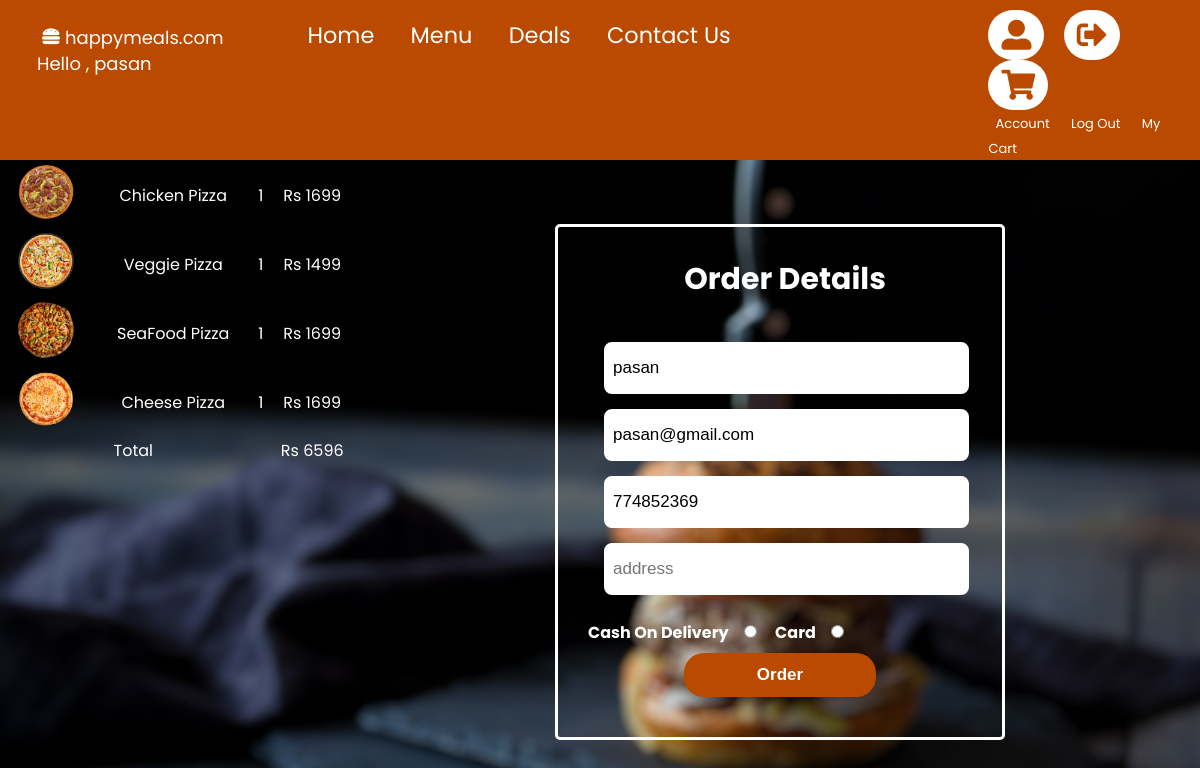
The app's page /order.php?id=pasan (signed in) with its own data.
### tables this page shows
CREATE TABLE `cart` (
  `id` int(11) NOT NULL,
  `user_id` int(11) NOT NULL,
  `user_name` varchar(255) NOT NULL,
  `food_image` varchar(255) NOT NULL,
  `food_id` int(11) NOT NULL,
  `food_item` varchar(255) NOT NULL,
  `food_catagory` varchar(255) NOT NULL,
  `price` int(11) NOT NULL,
  `qty` int(11) NOT NULL
);

CREATE TABLE `users` (
  `id` int(11) NOT NULL,
  `username` varchar(255) NOT NULL,
  `phoneNo` int(11) NOT NULL,
  `email` varchar(255) NOT NULL,
  `password` varchar(255) NOT NULL,
  `userType` varchar(255) NOT NULL
);

### order.php (the view, shortened to what this page needs)
<?php
    include 'config.php';
    if(!isset($_SESSION['username']))
     {
        $_SESSION['login'] = "Please Log in to system";
        header("Location:login.php");
     }
     else
     {
         include('usernavbar.php');
     }
    $username = $_SESSION['username'];
    $sql = "SELECT * FROM users WHERE username = '$username' limit 1";
    $result = mysqli_query($conn,$sql);
    if($result)
    {
        while($row = mysqli_fetch_array($result))
        {
            $email = $row['email'];
            $phoneNo = $row['phoneNo'];
        }
    }
?>
<!DOCTYPE html>
<html lang="en">
<head>
    <link rel="stylesheet" href="style/footer.css">
    <link rel="stylesheet"type = "text/css" href="https://cdnjs.cloudflare.com/ajax/libs/font-awesome/5.15.4/css/all.min.css">
</head>
<body>
<div class="order">
            <table>
                <?php
                    $id = $_GET['id'];
                    $sql = "SELECT * FROM cart WHERE user_name = '$id'  OR id = '$id'";
                    $result = mysqli_query($conn,$sql);
                    if($result)
                    {
                        while($row = mysqli_fetch_array($result))
                        {
                            ?>
                            <tr>
                            <td><img src="Images/<?=$row['food_image']?>" alt="Image" srcset="" width = "60px" height = "60px"></td>
                            <td><?php  echo $row['food_item'];?></td>
                            <td><?php  echo $row['qty'];?></td>
                            <td>Rs <?php  echo $row['price']*$row['qty'];?></td>
                            </tr>
                            <?php
                            $total += $row['price']*$row['qty'];
                        }
                    }
                ?>
                 <tr>
                     <td colspan = "3">Total </td>
                     <td>Rs <?php echo $total ?></td>
                </tr>
     </table>
        <form action="" method = "POST" class="loginfrom">
            <h3>Order Details</h3>
            <input type="text" placeholder="username" name = "username" value = "<?php echo $username?>" required>
            <input type="email" placeholder="email" name = "email"  value = "<?php echo $email?>" required>
            <input type="text" placeholder="phone no" name = "Phone_No"  value = "<?php echo $phoneNo?>" required>
            <input type="text" placeholder="address" name = "address" value = "<?php echo $address?>" required>
            <br>
            <label for="">Cash On Delivery</label><input type="radio"  name = "payment" value =  "cash on delivery" required>
            <label for="">Card</label><input type="radio"  name = "payment" value =  "card" required>
            <br>
            <input name = "submit" type="submit" value="Order">
        </form>
</div>
</body>
</html>

### style/navbar.css (style rules this page uses)
* { padding: 0; margin: 0; box-sizing: border-box; }
body { font-family: 'Poppins', sans-serif; }

### style/index.css (style rules this page uses)
.coverImage h2,h3,h1 { margin-left: 10px ; color: white; }

### style/footer.css (style rules this page uses)
* { padding: 0; margin: 0; box-sizing: border-box; }
body { font-family: 'Poppins', sans-serif; }

### order.php (style rules this page uses)
body { color:white; background-image: url(Images/menuback.jpg); background-position: center; background-size: cover; }
form { padding: 10px; width: 450px; min-height: 400px; border-radius: 5px; padding: 20px 30px; border-style: solid; border-color: white; margin: 4rem auto; font-weight: bold; color: white; align-items: center; justify-content: center; }
input[type = submit] { padding: 12px 6px; text-align: center; border: none; border-radius: 20px; font-size: 17px; width: 50%; margin-left: 6rem; background-color: #BA4A00; color: white; font-weight: bold; margin-bottom: 20px; }
h3 { text-align: center; padding: 10px; margin-bottom: 30px; font-size: 30px; }
.order { display:flex; }
input[type = text], input[type = email] { margin-left: 1rem; padding: 14px 7px; width: 95%; margin-bottom: 15px; border-style: solid; border-color: white; border-radius: 8px; font-size: 17px; }
input[type = radio] { margin:15px; }
table { width:30%; text-align:center; max-height:250px; }

### records on screen
cart: food_image (picture), food_item "Chicken Pizza", qty "1", $row['price']*$row['qty'] "1699"
cart: food_image (picture), food_item "Veggie Pizza", qty "1", $row['price']*$row['qty'] "1499"
cart: food_image (picture), food_item "SeaFood Pizza", qty "1", $row['price']*$row['qty'] "1699"
cart: food_image (picture), food_item "Cheese Pizza", qty "1", $row['price']*$row['qty'] "1699"
users: email "pasan@gmail.com", Phone_No "774852369"

### other values on screen
$_SESSION['username'] "pasan"
$total "6596"
